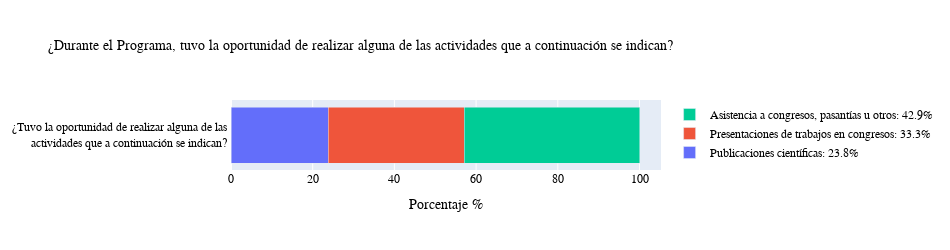

Notebook cell for this chart:
### Markdown cell above
## Durante el Programa ¿Ha tenido o tuvo la oportunidad de realizar alguna de las <span style="color:#AC1212">*actividades*</span> que a continuación se indican? :

Las opiniones podían ser:

Activar  | Opinión
---: |---: 
->  | Asistencia a congresos, pasantías u otros
->  | Presentaciones de trabajos en congresos
->  | Publicaciones científicas

### Code cell
path_file_sorted    = 'egresados_sorted.xlsx'
opinion(path_file_sorted)

### Figure 1 — Plotly figure (JSON) as saved in the notebook; plotly's stock layout.template omitted (floating-point values rounded to 4 significant figures)
{"data": [{"name": "Publicaciones científicas: 23.8%", "orientation": "h", "type": "bar", "x": [23.8], "y": ["¿Tuvo la oportunidad de realizar alguna de las <br> actividades que a continuación se indican? "]}, {"name": "Presentaciones de trabajos en congresos: 33.3%", "orientation": "h", "type": "bar", "x": [33.3], "y": ["¿Tuvo la oportunidad de realizar alguna de las <br> actividades que a continuación se indican? "]}, {"name": "Asistencia a congresos, pasantías u otros: 42.9%", "orientation": "h", "type": "bar", "x": [42.9], "y": ["¿Tuvo la oportunidad de realizar alguna de las <br> actividades que a continuación se indican? "]}], "layout": {"barmode": "stack", "font": {"color": "black", "family": "Rockwell", "size": 12}, "height": 250, "legend": {"title": {"font": {"color": "green"}}}, "title": {"font": {"color": "black", "family": "Rockwell", "size": 14}, "text": "¿Durante el Programa, tuvo la oportunidad de realizar alguna de las actividades que a continuación se indican?"}, "width": 950, "xaxis": {"title": {"text": "Porcentaje %"}}}}
